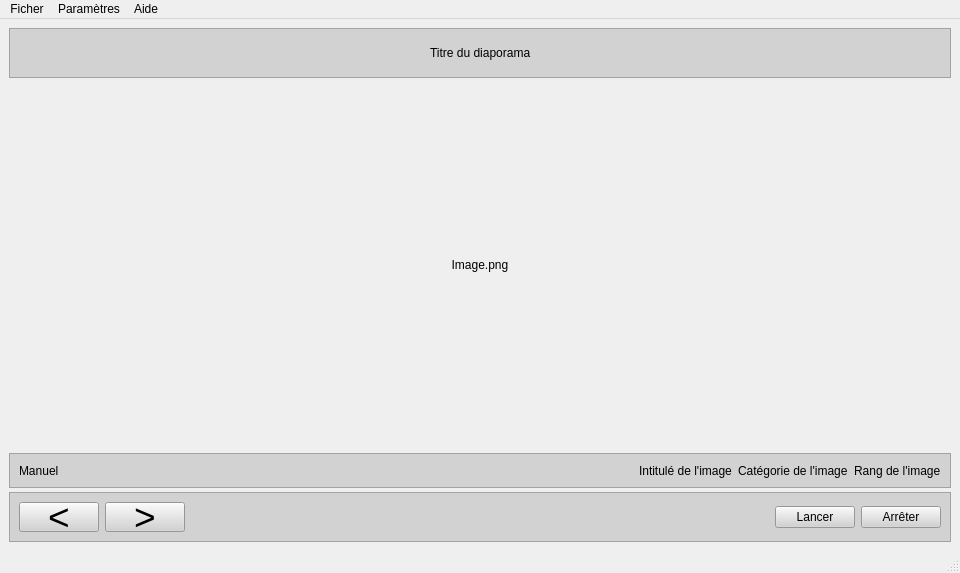
<?xml version="1.0" encoding="UTF-8"?>
<ui version="4.0">
 <class>MainWindow</class>
 <widget class="QMainWindow" name="MainWindow">
  <property name="enabled">
   <bool>true</bool>
  </property>
  <property name="geometry">
   <rect>
    <x>0</x>
    <y>0</y>
    <width>960</width>
    <height>573</height>
   </rect>
  </property>
  <property name="contextMenuPolicy">
   <enum>Qt::NoContextMenu</enum>
  </property>
  <property name="windowTitle">
   <string>MainWindow</string>
  </property>
  <widget class="QWidget" name="centralwidget">
   <layout class="QHBoxLayout" name="horizontalLayout_2">
    <item>
     <layout class="QVBoxLayout" name="verticalLayout" stretch="0,0,0,0">
      <item>
       <widget class="QFrame" name="fTitre">
        <property name="maximumSize">
         <size>
          <width>16777215</width>
          <height>50</height>
         </size>
        </property>
        <property name="styleSheet">
         <string notr="true">background-color: rgb(210, 210, 210);</string>
        </property>
        <property name="frameShape">
         <enum>QFrame::StyledPanel</enum>
        </property>
        <property name="frameShadow">
         <enum>QFrame::Raised</enum>
        </property>
        <layout class="QHBoxLayout" name="horizontalLayout_4">
         <item>
          <spacer name="horizontalSpacer_2">
           <property name="orientation">
            <enum>Qt::Horizontal</enum>
           </property>
           <property name="sizeHint" stdset="0">
            <size>
             <width>40</width>
             <height>20</height>
            </size>
           </property>
          </spacer>
         </item>
         <item>
          <widget class="QLabel" name="lTitre">
           <property name="text">
            <string>Titre du diaporama</string>
           </property>
          </widget>
         </item>
         <item>
          <spacer name="horizontalSpacer_3">
           <property name="orientation">
            <enum>Qt::Horizontal</enum>
           </property>
           <property name="sizeHint" stdset="0">
            <size>
             <width>40</width>
             <height>20</height>
            </size>
           </property>
          </spacer>
         </item>
        </layout>
       </widget>
      </item>
      <item>
       <layout class="QHBoxLayout" name="horizontalLayout_5">
        <item>
         <widget class="QLabel" name="lImage">
          <property name="minimumSize">
           <size>
            <width>300</width>
            <height>0</height>
           </size>
          </property>
          <property name="frameShape">
           <enum>QFrame::NoFrame</enum>
          </property>
          <property name="text">
           <string>Image.png</string>
          </property>
          <property name="alignment">
           <set>Qt::AlignCenter</set>
          </property>
         </widget>
        </item>
       </layout>
      </item>
      <item>
       <widget class="QFrame" name="fInfo">
        <property name="minimumSize">
         <size>
          <width>0</width>
          <height>35</height>
         </size>
        </property>
        <property name="maximumSize">
         <size>
          <width>16777215</width>
          <height>30</height>
         </size>
        </property>
        <property name="styleSheet">
         <string notr="true">background-color: rgb(210, 210, 210);</string>
        </property>
        <property name="frameShape">
         <enum>QFrame::StyledPanel</enum>
        </property>
        <property name="frameShadow">
         <enum>QFrame::Raised</enum>
        </property>
        <layout class="QHBoxLayout" name="horizontalLayout_7" stretch="0,0,0,0,0">
         <item>
          <widget class="QLabel" name="lMode">
           <property name="text">
            <string>Manuel</string>
           </property>
          </widget>
         </item>
         <item>
          <spacer name="horizontalSpacer_4">
           <property name="orientation">
            <enum>Qt::Horizontal</enum>
           </property>
           <property name="sizeHint" stdset="0">
            <size>
             <width>40</width>
             <height>20</height>
            </size>
           </property>
          </spacer>
         </item>
         <item>
          <widget class="QLabel" name="lIntitule">
           <property name="text">
            <string>Intitulé de l'image</string>
           </property>
          </widget>
         </item>
         <item>
          <widget class="QLabel" name="lCategorie">
           <property name="text">
            <string>Catégorie de l'image</string>
           </property>
          </widget>
         </item>
         <item>
          <widget class="QLabel" name="lRang">
           <property name="text">
            <string>Rang de l'image</string>
           </property>
          </widget>
         </item>
        </layout>
       </widget>
      </item>
      <item>
       <widget class="QFrame" name="fBoutons">
        <property name="maximumSize">
         <size>
          <width>16777215</width>
          <height>50</height>
         </size>
        </property>
        <property name="styleSheet">
         <string notr="true">background-color: rgb(210, 210, 210);</string>
        </property>
        <property name="frameShape">
         <enum>QFrame::StyledPanel</enum>
        </property>
        <property name="frameShadow">
         <enum>QFrame::Raised</enum>
        </property>
        <layout class="QHBoxLayout" name="horizontalLayout_3">
         <item>
          <widget class="QPushButton" name="bPrecedent">
           <property name="font">
            <font>
             <family>Arial</family>
             <pointsize>28</pointsize>
            </font>
           </property>
           <property name="text">
            <string>&lt;</string>
           </property>
          </widget>
         </item>
         <item>
          <widget class="QPushButton" name="bSuivant">
           <property name="font">
            <font>
             <family>Arial</family>
             <pointsize>28</pointsize>
            </font>
           </property>
           <property name="text">
            <string>&gt;</string>
           </property>
          </widget>
         </item>
         <item>
          <spacer name="horizontalSpacer">
           <property name="orientation">
            <enum>Qt::Horizontal</enum>
           </property>
           <property name="sizeHint" stdset="0">
            <size>
             <width>40</width>
             <height>20</height>
            </size>
           </property>
          </spacer>
         </item>
         <item>
          <widget class="QPushButton" name="bLancer">
           <property name="text">
            <string>Lancer</string>
           </property>
          </widget>
         </item>
         <item>
          <widget class="QPushButton" name="bArreter">
           <property name="text">
            <string>Arrêter</string>
           </property>
          </widget>
         </item>
        </layout>
       </widget>
      </item>
     </layout>
    </item>
   </layout>
  </widget>
  <widget class="QMenuBar" name="menubar">
   <property name="geometry">
    <rect>
     <x>0</x>
     <y>0</y>
     <width>960</width>
     <height>22</height>
    </rect>
   </property>
   <widget class="QMenu" name="menue">
    <property name="title">
     <string>Ficher</string>
    </property>
    <addaction name="actionQuitter"/>
   </widget>
   <widget class="QMenu" name="menuf">
    <property name="title">
     <string>Paramètres</string>
    </property>
    <addaction name="actionChargerDiaporama"/>
    <addaction name="actionEnleverDiaporama"/>
    <addaction name="separator"/>
    <addaction name="actionVitesseDeDeplacement"/>
   </widget>
   <widget class="QMenu" name="menuAide">
    <property name="title">
     <string>Aide</string>
    </property>
    <addaction name="actionAProposDe"/>
   </widget>
   <addaction name="menue"/>
   <addaction name="menuf"/>
   <addaction name="menuAide"/>
  </widget>
  <widget class="QStatusBar" name="statusbar"/>
  <action name="actionQuitter">
   <property name="text">
    <string>Quitter</string>
   </property>
   <property name="shortcut">
    <string>Ctrl+Q</string>
   </property>
  </action>
  <action name="actionChargerDiaporama">
   <property name="text">
    <string>Charger diaporama</string>
   </property>
  </action>
  <action name="actionEnleverDiaporama">
   <property name="text">
    <string>Enlever diaporama</string>
   </property>
  </action>
  <action name="actionVitesseDeDeplacement">
   <property name="text">
    <string>Vitesse de défilement</string>
   </property>
  </action>
  <action name="actionAProposDe">
   <property name="text">
    <string>A propos de...</string>
   </property>
   <property name="shortcut">
    <string>Ctrl+A</string>
   </property>
  </action>
 </widget>
 <resources/>
 <connections/>
</ui>
